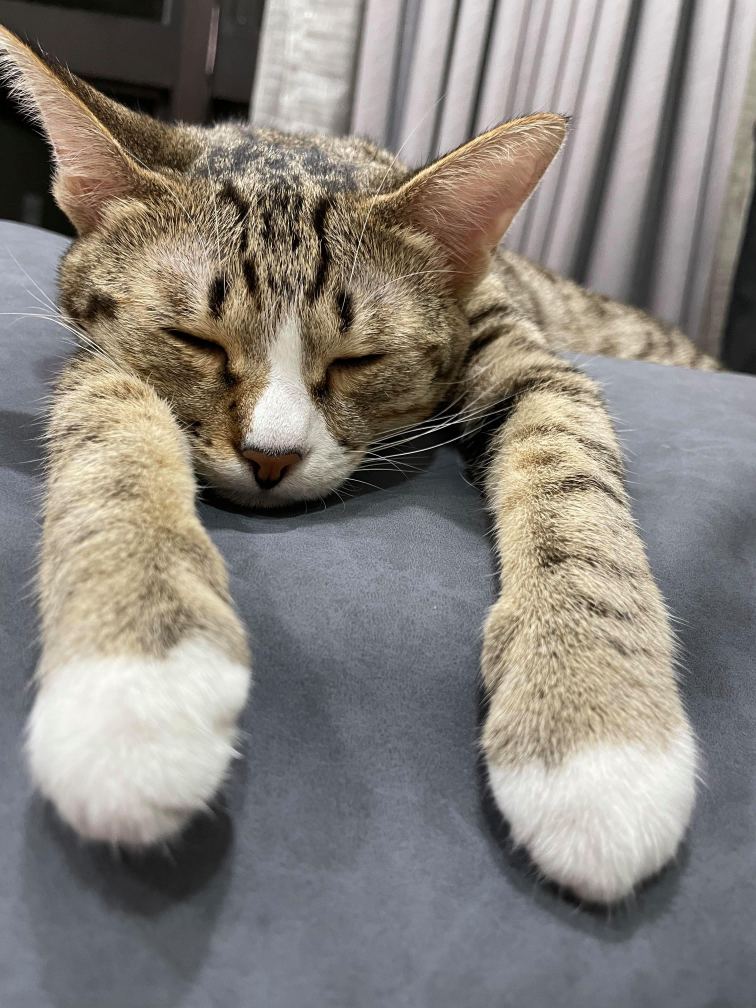
#> input picture 大二上_運算思維與問題解決/hw6/tora.jpg, 3024 x 4032 px (shown at 1/4 size)
$ python 'HW 6-2 Third Party Library.py'
#> lines starting #> are read from the running program, lines starting #| are printed output that depends on the picture; after the words box and inside, x2 and y2 are one past the last pixel; in counts of white or black regions, pixels touching at a corner belong together
import cv2
img = cv2.imread('tora.jpg')
#> img is the input picture: shape (4032, 3024, 3); mean B, G, R 124.9, 130.8, 136
img = cv2.resize(img, (302, 403), interpolation=cv2.INTER_CUBIC)
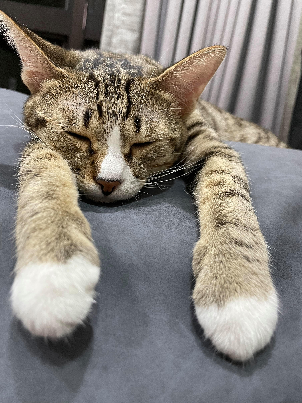
#> img: shape (403, 302, 3); mean B, G, R 124.9, 130.8, 136
cv2.putText(img, 'H14086030', (50,50),cv2.FONT_HERSHEY_DUPLEX , 1, (200,200,0), 1,)
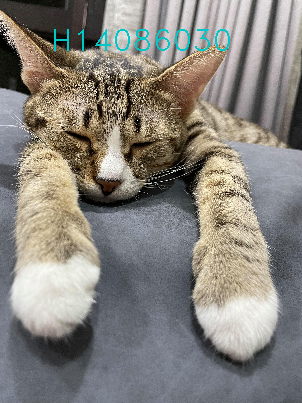
#> img: shape (403, 302, 3); 0.73% of pixels changed, all inside (x1, y1, x2, y2) = (54, 29, 230, 51)
cv2.namedWindow('My Image', cv2.WINDOW_NORMAL)
cv2.imshow('My Image', img)
cv2.waitKey(1000)
cv2.imwrite('output.jpg', img, [cv2.IMWRITE_JPEG_QUALITY, 90])
